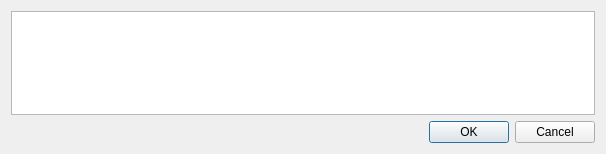
<?xml version="1.0" encoding="UTF-8"?>
<ui version="4.0">
 <class>CalibrationTreeAddReferenceDialog</class>
 <widget class="QDialog" name="CalibrationTreeAddReferenceDialog">
  <property name="geometry">
   <rect>
    <x>0</x>
    <y>0</y>
    <width>606</width>
    <height>154</height>
   </rect>
  </property>
  <property name="windowTitle">
   <string>Reference label(s) with renaming</string>
  </property>
  <layout class="QVBoxLayout" name="verticalLayout_3">
   <item>
    <widget class="QTreeView" name="treeView">
     <property name="editTriggers">
      <set>QAbstractItemView::AllEditTriggers</set>
     </property>
    </widget>
   </item>
   <item>
    <widget class="QDialogButtonBox" name="buttonBox">
     <property name="orientation">
      <enum>Qt::Horizontal</enum>
     </property>
     <property name="standardButtons">
      <set>QDialogButtonBox::Cancel|QDialogButtonBox::Ok</set>
     </property>
    </widget>
   </item>
  </layout>
 </widget>
 <resources/>
 <connections>
  <connection>
   <sender>buttonBox</sender>
   <signal>accepted()</signal>
   <receiver>CalibrationTreeAddReferenceDialog</receiver>
   <slot>accept()</slot>
   <hints>
    <hint type="sourcelabel">
     <x>248</x>
     <y>254</y>
    </hint>
    <hint type="destinationlabel">
     <x>157</x>
     <y>274</y>
    </hint>
   </hints>
  </connection>
  <connection>
   <sender>buttonBox</sender>
   <signal>rejected()</signal>
   <receiver>CalibrationTreeAddReferenceDialog</receiver>
   <slot>reject()</slot>
   <hints>
    <hint type="sourcelabel">
     <x>316</x>
     <y>260</y>
    </hint>
    <hint type="destinationlabel">
     <x>286</x>
     <y>274</y>
    </hint>
   </hints>
  </connection>
 </connections>
</ui>
